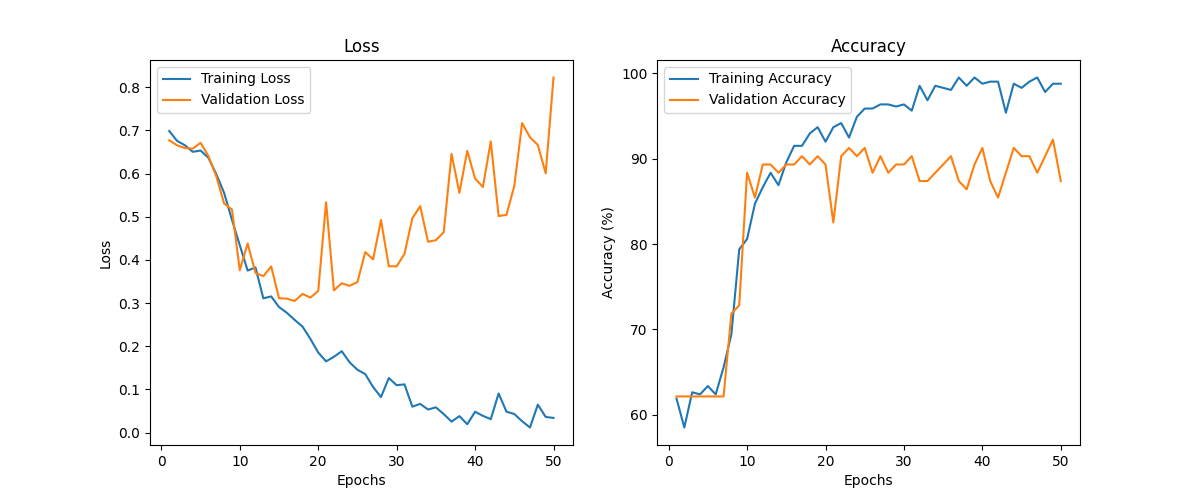

Generate this figure with Python:
import os
import torch
import torch.nn as nn
import torch.optim as optim
from torch.utils.data import DataLoader, random_split, Dataset
from torchvision import transforms
import nibabel as nib
import numpy as np
import matplotlib.pyplot as plt
from tqdm import tqdm  # 进度条库

# 中心剪裁函数
def center_crop(img, output_size):
    c, h, w, d = img.shape
    new_h, new_w, new_d = output_size
    top = (h - new_h) // 2
    left = (w - new_w) // 2
    front = (d - new_d) // 2
    img = img[:, top:top + new_h, left:left + new_w, front:front + new_d]
    return img

# 自定义数据集类
class MRIDataset(Dataset):
    def __init__(self, cn_dir, ad_dir, transform=None, crop_size=(100, 120, 100)):
        self.transform = transform
        self.crop_size = crop_size
        self.file_paths = []
        self.labels = []

        # 加载 CN 数据
        for filename in os.listdir(cn_dir):
            if filename.endswith('.nii') or filename.endswith('.nii.gz'):
                self.file_paths.append(os.path.join(cn_dir, filename))
                self.labels.append(0)  # CN 标签为 0

        # 加载 AD 数据
        for filename in os.listdir(ad_dir):
            if filename.endswith('.nii') or filename.endswith('.nii.gz'):
                self.file_paths.append(os.path.join(ad_dir, filename))
                self.labels.append(1)  # AD 标签为 1

    def __len__(self):
        return len(self.file_paths)

    def __getitem__(self, idx):
        img_path = self.file_paths[idx]
        label = self.labels[idx]

        img = nib.load(img_path).get_fdata()
        img = np.expand_dims(img, axis=0)  # 添加通道维度

        # 中心剪裁
        img = center_crop(img, self.crop_size)
        img = torch.tensor(img, dtype=torch.float32)

        if self.transform:
            img = self.transform(img)

        return img, label

# CNN 模型
class MRI_CNN(nn.Module):
    def __init__(self):
        super(MRI_CNN, self).__init__()
        self.conv1 = nn.Conv3d(1, 32, kernel_size=3, stride=1, padding=1)
        self.pool1 = nn.MaxPool3d(kernel_size=2, stride=2, padding=0)
        self.conv2 = nn.Conv3d(32, 64, kernel_size=3, stride=1, padding=1)
        self.pool2 = nn.MaxPool3d(kernel_size=2, stride=2, padding=0)
        self.conv3 = nn.Conv3d(64, 128, kernel_size=3, stride=1, padding=1)
        self.pool3 = nn.MaxPool3d(kernel_size=2, stride=2, padding=0)

        # 假设输入图像大小为 100x120x100
        self.fc1 = nn.Linear(128 * 12 * 15 * 12, 256)
        self.dropout1 = nn.Dropout(p=0.5)  # 添加 Dropout，p 为丢弃概率
        self.fc2 = nn.Linear(256, 128)
        self.dropout2 = nn.Dropout(p=0.5)  # 在第二个全连接层前添加 Dropout
        self.fc3 = nn.Linear(128, 2)  # 二分类，CN vs AD

    def forward(self, x):
        x = self.pool1(torch.relu(self.conv1(x)))
        x = self.pool2(torch.relu(self.conv2(x)))
        x = self.pool3(torch.relu(self.conv3(x)))
        x = x.view(-1, 128 * 12 * 15 * 12)  # 展平
        x = torch.relu(self.fc1(x))
        x = self.dropout1(x)  # Dropout after first fully connected layer
        x = torch.relu(self.fc2(x))
        x = self.dropout2(x)  # Dropout after second fully connected layer
        x = self.fc3(x)
        return x

# 设置设备
device = torch.device('cuda' if torch.cuda.is_available() else 'cpu')

# 加载数据集
cn_dir = '/data/data03/boyang/pythonProject/AD-Classification/gm-data/AD'  # 替换为 CN 文件夹路径
ad_dir = '/data/data03/boyang/pythonProject/AD-Classification/gm-data/CN'  # 替换为 AD 文件夹路径
dataset = MRIDataset(cn_dir, ad_dir)

# 数据集划分
train_size = int(0.8 * len(dataset))
val_size = len(dataset) - train_size
train_dataset, val_dataset = random_split(dataset, [train_size, val_size])

train_loader = DataLoader(train_dataset, batch_size=8, shuffle=True)
val_loader = DataLoader(val_dataset, batch_size=8, shuffle=False)

# 初始化模型、损失函数和优化器
model = MRI_CNN().to(device)
criterion = nn.CrossEntropyLoss()
optimizer = optim.Adam(model.parameters(), lr=0.0001)

# 存储训练过程数据
train_losses = []
val_losses = []
train_accuracies = []
val_accuracies = []
best_val_loss = -float('inf')  # 用于存储验证损失最高的模型

# 训练和验证
num_epochs = 50
for epoch in range(num_epochs):
    model.train()
    running_loss = 0.0
    correct = 0
    total = 0
    train_bar = tqdm(train_loader, desc=f"Epoch {epoch+1}/{num_epochs}", unit="batch")
    for inputs, labels in train_bar:
        inputs, labels = inputs.to(device), labels.to(device)

        optimizer.zero_grad()
        outputs = model(inputs)
        loss = criterion(outputs, labels)
        loss.backward()
        optimizer.step()

        running_loss += loss.item()
        _, predicted = torch.max(outputs, 1)
        total += labels.size(0)
        correct += (predicted == labels).sum().item()

        train_bar.set_postfix(loss=running_loss / (total / 8), accuracy=100 * correct / total)

    train_accuracy = 100 * correct / total
    train_loss = running_loss / len(train_loader)
    train_accuracies.append(train_accuracy)
    train_losses.append(train_loss)
    print(f"Training Loss: {train_loss:.4f}, Training Accuracy: {train_accuracy:.2f}%")

    # 验证阶段
    model.eval()
    val_loss = 0.0
    correct = 0
    total = 0
    with torch.no_grad():
        val_bar = tqdm(val_loader, desc=f"Validation", unit="batch")
        for inputs, labels in val_bar:
            inputs, labels = inputs.to(device), labels.to(device)
            outputs = model(inputs)
            loss = criterion(outputs, labels)
            val_loss += loss.item()

            _, predicted = torch.max(outputs, 1)
            total += labels.size(0)
            correct += (predicted == labels).sum().item()

            val_bar.set_postfix(loss=val_loss / (total / 8), accuracy=100 * correct / total)

    val_accuracy = 100 * correct / total
    val_loss = val_loss / len(val_loader)
    val_accuracies.append(val_accuracy)
    val_losses.append(val_loss)
    print(f"Validation Loss: {val_loss:.4f}, Validation Accuracy: {val_accuracy:.2f}%")

    # 保存验证损失最高的模型
    if val_loss > best_val_loss:
        best_val_loss = val_loss
        torch.save(model.state_dict(), 'best_model.pth')
        print(f"Saved model with validation loss: {val_loss:.4f}")

print("训练完成。")

# 绘制训练过程的损失和准确率图
epochs = range(1, num_epochs + 1)

plt.figure(figsize=(12, 5))

# 损失图
plt.subplot(1, 2, 1)
plt.plot(epochs, train_losses, label='Training Loss')
plt.plot(epochs, val_losses, label='Validation Loss')
plt.title('Loss')
plt.xlabel('Epochs')
plt.ylabel('Loss')
plt.legend()

# 准确率图
plt.subplot(1, 2, 2)
plt.plot(epochs, train_accuracies, label='Training Accuracy')
plt.plot(epochs, val_accuracies, label='Validation Accuracy')
plt.title('Accuracy')
plt.xlabel('Epochs')
plt.ylabel('Accuracy (%)')
plt.legend()

plt.show()
